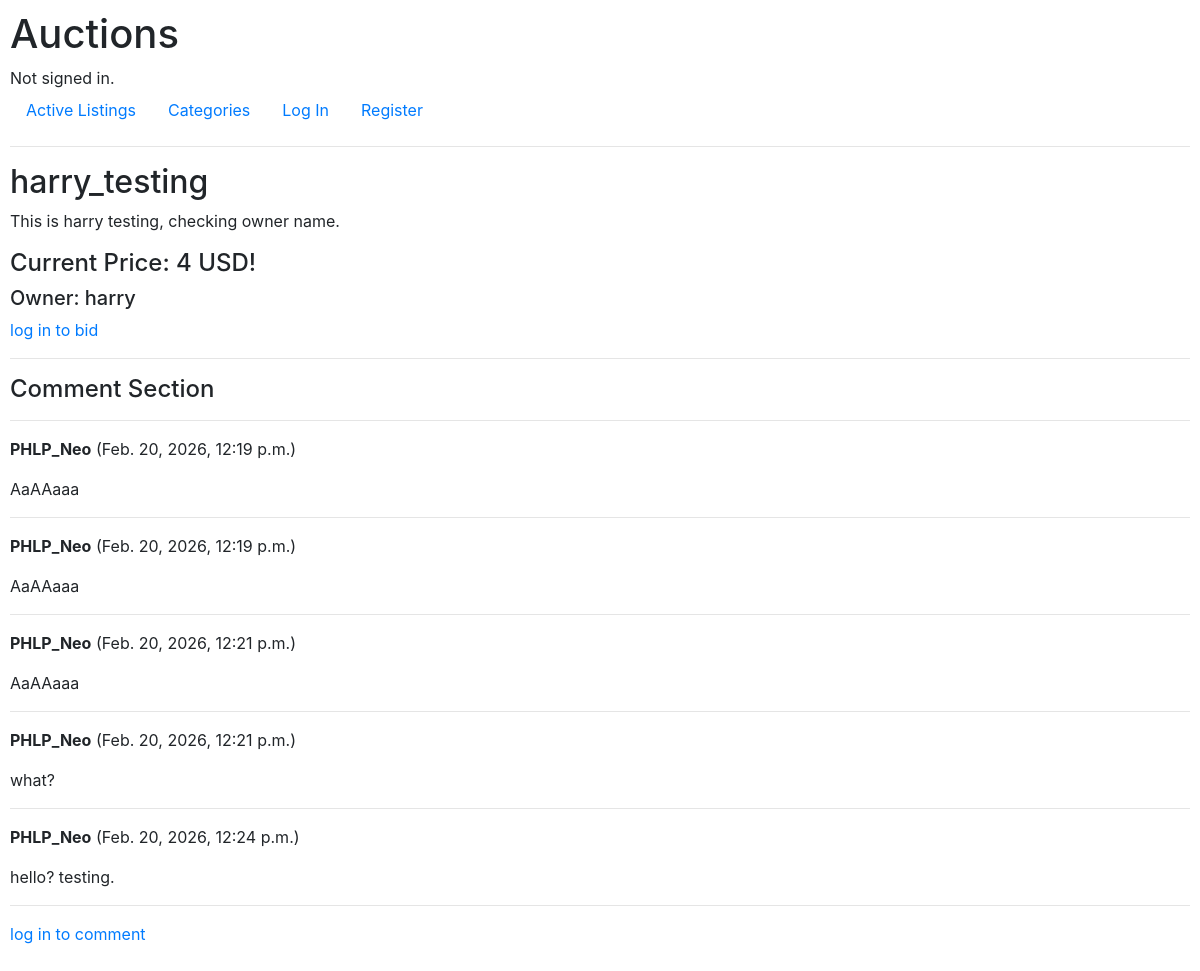
/listing/2, run on the app's committed database.
### auctions/models.py (models this page shows, shortened)
class Auction_Listing(models.Model):
    title = models.CharField(max_length=64)
    description = models.TextField()
    listing_image_link = models.URLField(blank=True, null=True)
    category = models.CharField(blank=True, null=True, max_length=64)
    bid_price= models.IntegerField()
    owner = models.ForeignKey(User, related_name='owner_listings', on_delete=models.CASCADE)
    winner = models.ForeignKey(User, related_name='winner_listings', on_delete=models.CASCADE, blank=True, null=True)

class User(AbstractUser):
    watchlist = models.ManyToManyField('Auction_Listing', related_name="watchedby")
    pass

class Comments(models.Model):
    comment_owner = models.ForeignKey(User, on_delete=models.CASCADE,blank=True, null=True,)
    comment_listing = models.ForeignKey(Auction_Listing, on_delete=models.CASCADE,blank=True, null=True,)
    comment_text = models.TextField(default="")
    comment_time = models.DateTimeField(default=now())
    pass

### auctions/views.py (the view)
# urls.py: path("listing/<str:listing_id>", views.show_listing, name = "show_listing"),
def show_listing(request, listing_id):
    try:
        listing = Auction_Listing.objects.get(id=listing_id)
    except:
        return HttpResponse(f"I dont know how you get here, but this entry ({listing_id}) does not exist")
    try:
        comments = Comments.objects.filter(comment_listing = listing)
    except:
        comments = False
    try:
        watchlist = User.objects.get(watchlist = listing)
    except:
        watchlist = False
    return render(request, "auctions/ind_listing.html", {
        "listing":listing,
        "comments":comments,
        "watchlist":watchlist
    })

### auctions/templates/auctions/ind_listing.html (shortened to what this page needs)
{% extends "auctions/layout.html" %}
{% block body %}
<h2>{{listing.title}}</h2>
<p>{{listing.description}}</p>
<h4>Current Price: {{listing.bid_price}} USD!</h4>
<h5>Owner: {{listing.owner}}</h5>
{% if user.is_authenticated %}
    {% if not watchlist %}
    <form action="{% url 'add_to_fav' %}" method="post">
        {% csrf_token %}<input type="hidden" name="bid_id" value={{listing.id}}>
        <div>
            <input class="btn btn-primary" type="Submit" value="Add to Favorite">
        </div>
    </form>
    {% else %}
    <form action="{% url 'remove_from_fav' %}" method="post">
        {% csrf_token %}<input type="hidden" name="bid_id" value={{listing.id}}>
        <div>
            <input class="btn btn-primary" type="Submit" value="Remove From Favorite">
        </div>
    </form>
    {% endif %}
    {% if listing.winner is None %}
        {% for message in messages %}
            <p>{{message}}</p>
        {% endfor %}
        <form action="{% url 'new_bids' %}" method="post">
        {% csrf_token %}
            <p>Bid price:</p>
            <div class="form-group">
                <input size = "10" autofocus type="number" name="bid_price" placeholder={{listing.bid_price}} required>
            </div>
            <input type="hidden" name="bid_id" value={{listing.id}}>
            <div>
                <input class="btn btn-primary" type="Submit" value="Bid!">
            </div>
        </form>
    {% else %}
        <H3>Bid has ended, winner is {{listing.winner}}</H3>
    {%endif %}
    {% if listing.owner == user %}
        {% if listing.winner is None %}
        <form action="{% url 'close_poll' %}" method="post">
            {% csrf_token %}<input type="hidden" name="bid_id" value={{listing.id}}>
            <div>
                <input class="btn btn-primary" type="Submit" value="Close Poll">
            </div>
        </form>
        {% endif %}
    {% endif %}
{% else %}
    <p><a href="{% url 'login' %}">log in to bid</a></p>
{% endif %}
<hr>
<h4>Comment Section</h4>
<hr>
{% if comments %}
{% for comment in comments %}
<p><b>{{comment.comment_owner}}</b> ({{comment.comment_time}})</p>
<p>{{comment.comment_text}}</p>
<hr>
{% endfor %}
{% else %}
<p>The comment section is empty</p>
{% endif %}
{% if user.is_authenticated %}
<form action="{% url 'new_comment' %}" method="post">
    {% csrf_token %}
    <p>Comment:</p>
    <div class="form-group">
        <textarea id="content" name="content" rows="20" cols="100"
            placeholder="Enter the description (markdown format) here..."></textarea>
    </div>
    <input type="hidden" name="current_price" value={{listing.bid_price}}>
    <input type="hidden" name="bid_id" value={{listing.id}}>
    <div>
        <input class="btn btn-primary" type="submit" value="Submit">
    </div>
</form>
{% else %}
<p><a href="{% url 'login' %}">log in to comment</a></p>
{% endif %}
{% endblock %}

### auctions/static/auctions/styles.css (style rules this page uses)
body { padding: 10px; }

### data on the page
Auction_Listing: title "harry_testing", description "This is harry testing, checking owner name.", bid_price "4", owner "harry"
Comments: comment_owner "PHLP_Neo", comment_time "Feb. 20, 2026, 12:19 p.m.", comment_text "AaAAaaa"
Comments: comment_owner "PHLP_Neo", comment_time "Feb. 20, 2026, 12:19 p.m.", comment_text "AaAAaaa"
Comments: comment_owner "PHLP_Neo", comment_time "Feb. 20, 2026, 12:21 p.m.", comment_text "AaAAaaa"
Comments: comment_owner "PHLP_Neo", comment_time "Feb. 20, 2026, 12:21 p.m.", comment_text "what?"
Comments: comment_owner "PHLP_Neo", comment_time "Feb. 20, 2026, 12:24 p.m.", comment_text "hello? testing."
